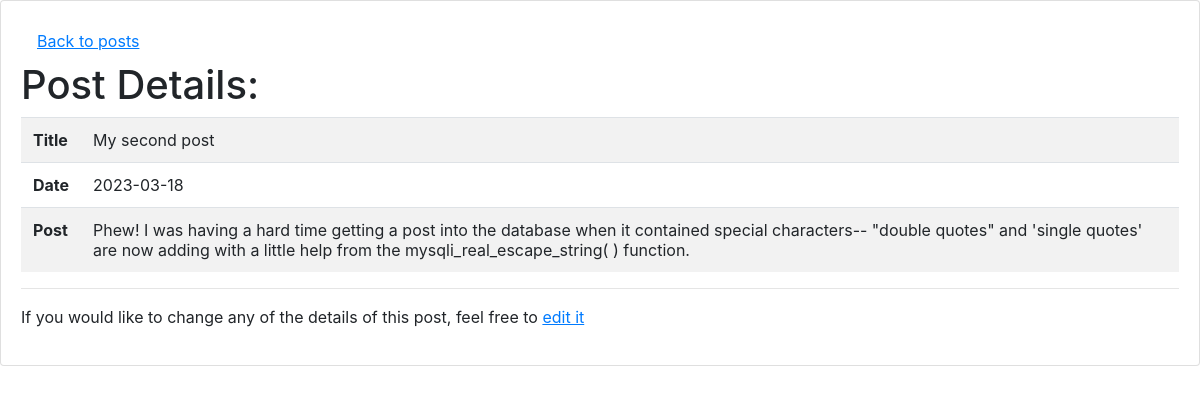
/blogdetails.php?id=2, run on the app's committed database.
### tables this page shows
CREATE TABLE `blogPost` (
  `id` int NOT NULL AUTO_INCREMENT,
  `post_title` varchar(100) NOT NULL,
  `post_date` date NOT NULL,
  `blog_post` text NOT NULL,
  PRIMARY KEY (`id`)
);

### blogdetails.php (the view, shortened to what this page needs)
<html>
<head>
  <link rel="stylesheet"
        href="https://stackpath.bootstrapcdn.com/bootstrap/4.2.1/css/bootstrap.min.css"
>
</head>
<body>
  <div class="card">
    <div class="card-body">
      <nav class="nav">
        <a class="nav-link" href="index.php">Back to posts</a>
      </nav>
      <?php
      if (isset($_GET['id'])):
        $id = $_GET['id'];
        $dbc = mysqli_connect(DB_HOST, DB_USER, DB_PASSWORD, DB_NAME)
          or trigger_error('Error connecting to MySQL server for '
            . DB_NAME, E_USER_ERROR);
        $query = "SELECT * FROM blogPost WHERE id = $id";
        $result = mysqli_query($dbc, $query)
          or trigger_error(
            'Error querying database blogPost',
            E_USER_ERROR
          );
        if (mysqli_num_rows($result) == 1):
          $row = mysqli_fetch_assoc($result)
            ?>
          <h1>Post Details:</h1>
          <table class="table table-striped">
            <tbody>
              <tr>
                <th scope="row">Title</th>
                <td>
                  <?= $row['post_title'] ?>
                </td>
              </tr>
              <tr>
                <th scope="row">Date</th>
                <td>
                  <?= $row['post_date'] ?>
                </td>
              </tr>
              <tr>
                <th scope="row">Post</th>
                <td>
                  <?= $row['blog_post'] ?>
                </td>
              </tr>
            </tbody>
          </table>
          <hr />
          <p>If you would like to change any of the details of this post,
                  feel free to <a
                  href='editpost.php?id_to_edit=<?= $row['id'] ?>'>
                  edit it</a></p>
          <?php
        else:
          ?>
          <h3>No Blog Details :-(</h3>
          <?php
        endif;
      else:
        ?>
        <h3>No Blog Details :-(</h3>
        <?php
      endif;
      ?>
    </div>
  </div>
</body>
</html>

### blogdetails.php (style rules this page uses)
a { text-decoration: underline; }

### data on the page
blogpost: post_title "My second post", post_date "2023-03-18", blog_post "Phew! I was having a hard time getting a post into the database when it contained special characters-- \"double quotes\" and 'single quotes' are now adding with a little help from the mysqli_real_escape_string( ) function."
